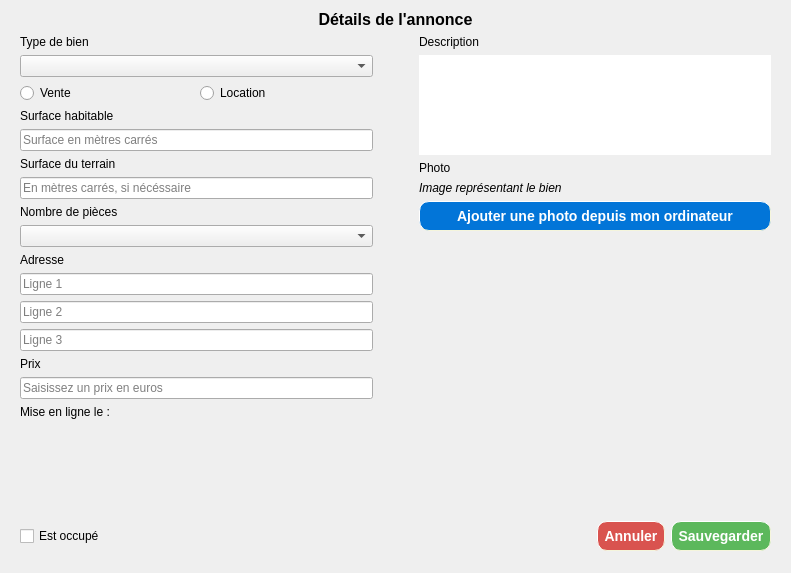
<?xml version="1.0" encoding="UTF-8"?>
<ui version="4.0">
 <class>Annonce</class>
 <widget class="QDialog" name="Annonce">
  <property name="geometry">
   <rect>
    <x>0</x>
    <y>0</y>
    <width>791</width>
    <height>573</height>
   </rect>
  </property>
  <property name="windowTitle">
   <string>Dialog</string>
  </property>
  <property name="styleSheet">
   <string notr="true">QDialog {background-image: url('../Ressources/background-dialog.jpg')}</string>
  </property>
  <widget class="QWidget" name="container" native="true">
   <property name="geometry">
    <rect>
     <x>20</x>
     <y>10</y>
     <width>751</width>
     <height>541</height>
    </rect>
   </property>
   <property name="sizePolicy">
    <sizepolicy hsizetype="Expanding" vsizetype="Expanding">
     <horstretch>0</horstretch>
     <verstretch>0</verstretch>
    </sizepolicy>
   </property>
   <property name="styleSheet">
    <string notr="true">#container {
	border-radius: 5px;
	background-image: url('../Ressources/background_alpha.png');
}</string>
   </property>
   <layout class="QVBoxLayout" name="verticalLayout">
    <item>
     <widget class="QLabel" name="label">
      <property name="font">
       <font>
        <pointsize>12</pointsize>
        <weight>75</weight>
        <bold>true</bold>
       </font>
      </property>
      <property name="text">
       <string>Détails de l'annonce</string>
      </property>
      <property name="alignment">
       <set>Qt::AlignCenter</set>
      </property>
     </widget>
    </item>
    <item>
     <layout class="QHBoxLayout" name="horizontalLayout">
      <item>
       <layout class="QVBoxLayout" name="verticalLayout_3">
        <item>
         <widget class="QLabel" name="label_3">
          <property name="text">
           <string>Type de bien</string>
          </property>
         </widget>
        </item>
        <item>
         <widget class="QComboBox" name="combo_type">
          <property name="cursor">
           <cursorShape>PointingHandCursor</cursorShape>
          </property>
         </widget>
        </item>
        <item>
         <layout class="QHBoxLayout" name="horizontalLayout_2">
          <item>
           <widget class="QRadioButton" name="rdb_vente">
            <property name="text">
             <string>Vente</string>
            </property>
           </widget>
          </item>
          <item>
           <widget class="QRadioButton" name="rdb_location">
            <property name="text">
             <string>Location</string>
            </property>
           </widget>
          </item>
         </layout>
        </item>
        <item>
         <widget class="QLabel" name="label_4">
          <property name="text">
           <string>Surface habitable</string>
          </property>
         </widget>
        </item>
        <item>
         <widget class="QLineEdit" name="txt_surface">
          <property name="text">
           <string/>
          </property>
          <property name="placeholderText">
           <string>Surface en mètres carrés</string>
          </property>
         </widget>
        </item>
        <item>
         <widget class="QLabel" name="label_9">
          <property name="text">
           <string>Surface du terrain</string>
          </property>
         </widget>
        </item>
        <item>
         <widget class="QLineEdit" name="txt_surface_terrain">
          <property name="text">
           <string/>
          </property>
          <property name="placeholderText">
           <string>En mètres carrés, si nécéssaire</string>
          </property>
         </widget>
        </item>
        <item>
         <widget class="QLabel" name="label_5">
          <property name="text">
           <string>Nombre de pièces</string>
          </property>
         </widget>
        </item>
        <item>
         <widget class="QComboBox" name="combo_pieces">
          <property name="cursor">
           <cursorShape>PointingHandCursor</cursorShape>
          </property>
         </widget>
        </item>
        <item>
         <widget class="QLabel" name="label_6">
          <property name="text">
           <string>Adresse</string>
          </property>
         </widget>
        </item>
        <item>
         <widget class="QLineEdit" name="txt_addr1">
          <property name="text">
           <string/>
          </property>
          <property name="placeholderText">
           <string>Ligne 1</string>
          </property>
         </widget>
        </item>
        <item>
         <widget class="QLineEdit" name="txt_addr2">
          <property name="text">
           <string/>
          </property>
          <property name="placeholderText">
           <string>Ligne 2</string>
          </property>
         </widget>
        </item>
        <item>
         <widget class="QLineEdit" name="txt_addr3">
          <property name="placeholderText">
           <string>Ligne 3</string>
          </property>
         </widget>
        </item>
        <item>
         <widget class="QLabel" name="label_7">
          <property name="text">
           <string>Prix</string>
          </property>
         </widget>
        </item>
        <item>
         <widget class="QLineEdit" name="txt_prix">
          <property name="text">
           <string/>
          </property>
          <property name="placeholderText">
           <string>Saisissez un prix en euros</string>
          </property>
         </widget>
        </item>
       </layout>
      </item>
      <item>
       <spacer name="horizontalSpacer">
        <property name="orientation">
         <enum>Qt::Horizontal</enum>
        </property>
        <property name="sizeType">
         <enum>QSizePolicy::Preferred</enum>
        </property>
        <property name="sizeHint" stdset="0">
         <size>
          <width>40</width>
          <height>20</height>
         </size>
        </property>
       </spacer>
      </item>
      <item>
       <layout class="QVBoxLayout" name="verticalLayout_2">
        <item>
         <widget class="QLabel" name="label_2">
          <property name="text">
           <string>Description</string>
          </property>
         </widget>
        </item>
        <item>
         <widget class="QTextEdit" name="txt_desc">
          <property name="maximumSize">
           <size>
            <width>16777215</width>
            <height>100</height>
           </size>
          </property>
          <property name="styleSheet">
           <string notr="true">QTextEdit {border-radius: 2px;}</string>
          </property>
         </widget>
        </item>
        <item>
         <widget class="QLabel" name="label_8">
          <property name="text">
           <string>Photo</string>
          </property>
         </widget>
        </item>
        <item>
         <widget class="QLabel" name="lbl_img">
          <property name="maximumSize">
           <size>
            <width>350</width>
            <height>350</height>
           </size>
          </property>
          <property name="font">
           <font>
            <italic>true</italic>
           </font>
          </property>
          <property name="text">
           <string>Image représentant le bien</string>
          </property>
         </widget>
        </item>
        <item>
         <widget class="QPushButton" name="btn_addPohot">
          <property name="cursor">
           <cursorShape>PointingHandCursor</cursorShape>
          </property>
          <property name="styleSheet">
           <string notr="true">QPushButton {
    background-color: #0275d8;
    border-style: outset;
    border-width: 1px;
    border-radius: 10px;
    border-color: beige;
	color: white;
    font: bold 14px;
    min-width: 10em;
    padding: 6px;
}</string>
          </property>
          <property name="text">
           <string>Ajouter une photo depuis mon ordinateur</string>
          </property>
         </widget>
        </item>
        <item>
         <spacer name="verticalSpacer_2">
          <property name="orientation">
           <enum>Qt::Vertical</enum>
          </property>
          <property name="sizeHint" stdset="0">
           <size>
            <width>20</width>
            <height>40</height>
           </size>
          </property>
         </spacer>
        </item>
       </layout>
      </item>
     </layout>
    </item>
    <item>
     <layout class="QHBoxLayout" name="horizontalLayout_5">
      <property name="topMargin">
       <number>0</number>
      </property>
      <item>
       <widget class="QLabel" name="lbl_date">
        <property name="enabled">
         <bool>true</bool>
        </property>
        <property name="text">
         <string>Mise en ligne le :</string>
        </property>
       </widget>
      </item>
     </layout>
    </item>
    <item>
     <spacer name="verticalSpacer">
      <property name="orientation">
       <enum>Qt::Vertical</enum>
      </property>
      <property name="sizeType">
       <enum>QSizePolicy::Expanding</enum>
      </property>
      <property name="sizeHint" stdset="0">
       <size>
        <width>20</width>
        <height>40</height>
       </size>
      </property>
     </spacer>
    </item>
    <item>
     <layout class="QHBoxLayout" name="horizontalLayout_4">
      <property name="topMargin">
       <number>0</number>
      </property>
      <item>
       <widget class="QCheckBox" name="chkOccupe">
        <property name="text">
         <string>Est occupé</string>
        </property>
       </widget>
      </item>
      <item>
       <spacer name="horizontalSpacer_2">
        <property name="orientation">
         <enum>Qt::Horizontal</enum>
        </property>
        <property name="sizeHint" stdset="0">
         <size>
          <width>40</width>
          <height>20</height>
         </size>
        </property>
       </spacer>
      </item>
      <item>
       <widget class="QPushButton" name="btn_cancel">
        <property name="cursor">
         <cursorShape>PointingHandCursor</cursorShape>
        </property>
        <property name="styleSheet">
         <string notr="true">QPushButton {
    background-color: #d9534f;
    border-style: outset;
    border-radius: 10px;
	border-width: 1px;
	border-color: beige;
	color: white;
    font: bold 14px;
    min-width: 10em;
    padding: 6px;
}</string>
        </property>
        <property name="text">
         <string>Annuler</string>
        </property>
       </widget>
      </item>
      <item>
       <widget class="QPushButton" name="btn_save">
        <property name="cursor">
         <cursorShape>PointingHandCursor</cursorShape>
        </property>
        <property name="styleSheet">
         <string notr="true">QPushButton {
    background-color: #5cb85c;
    border-style: outset;
    border-radius: 10px;
	border-width: 1px;
	border-color: beige;
	color: white;
    font: bold 14px;
    min-width: 10em;
    padding: 6px;
}</string>
        </property>
        <property name="text">
         <string>Sauvegarder</string>
        </property>
       </widget>
      </item>
     </layout>
    </item>
   </layout>
  </widget>
 </widget>
 <resources/>
 <connections>
  <connection>
   <sender>btn_save</sender>
   <signal>clicked()</signal>
   <receiver>Annonce</receiver>
   <slot>accept()</slot>
   <hints>
    <hint type="sourcelabel">
     <x>602</x>
     <y>534</y>
    </hint>
    <hint type="destinationlabel">
     <x>646</x>
     <y>563</y>
    </hint>
   </hints>
  </connection>
  <connection>
   <sender>btn_cancel</sender>
   <signal>clicked()</signal>
   <receiver>Annonce</receiver>
   <slot>reject()</slot>
   <hints>
    <hint type="sourcelabel">
     <x>570</x>
     <y>540</y>
    </hint>
    <hint type="destinationlabel">
     <x>401</x>
     <y>561</y>
    </hint>
   </hints>
  </connection>
  <connection>
   <sender>btn_addPohot</sender>
   <signal>clicked()</signal>
   <receiver>Annonce</receiver>
   <slot>openImageFile()</slot>
   <hints>
    <hint type="sourcelabel">
     <x>741</x>
     <y>248</y>
    </hint>
    <hint type="destinationlabel">
     <x>704</x>
     <y>499</y>
    </hint>
   </hints>
  </connection>
  <connection>
   <sender>chkOccupe</sender>
   <signal>clicked(bool)</signal>
   <receiver>Annonce</receiver>
   <slot>setEstOccupe(bool)</slot>
   <hints>
    <hint type="sourcelabel">
     <x>92</x>
     <y>526</y>
    </hint>
    <hint type="destinationlabel">
     <x>178</x>
     <y>564</y>
    </hint>
   </hints>
  </connection>
 </connections>
 <slots>
  <slot>openImageFile()</slot>
  <slot>setEstOccupe(bool)</slot>
  <slot>save()</slot>
 </slots>
</ui>
